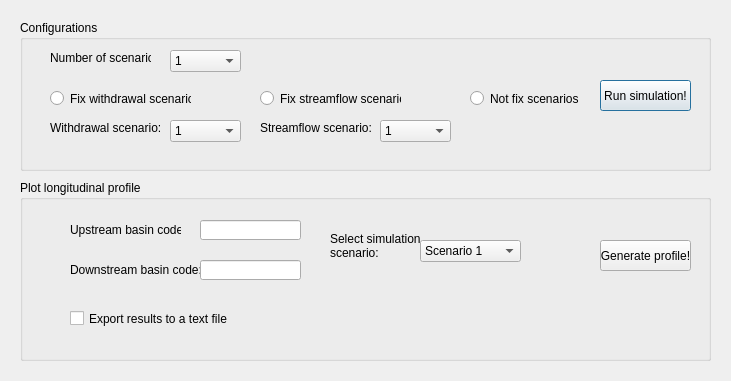
<?xml version="1.0" encoding="UTF-8"?>
<ui version="4.0">
 <class>Widget2</class>
 <widget class="QDialog" name="Widget2">
  <property name="geometry">
   <rect>
    <x>0</x>
    <y>0</y>
    <width>731</width>
    <height>381</height>
   </rect>
  </property>
  <property name="windowTitle">
   <string>Water Balace Module - Run Simulation</string>
  </property>
  <widget class="QGroupBox" name="groupBox">
   <property name="geometry">
    <rect>
     <x>20</x>
     <y>20</y>
     <width>691</width>
     <height>151</height>
    </rect>
   </property>
   <property name="title">
    <string>Configurations</string>
   </property>
   <widget class="QRadioButton" name="rbt_str_scn">
    <property name="geometry">
     <rect>
      <x>240</x>
      <y>70</y>
      <width>141</width>
      <height>17</height>
     </rect>
    </property>
    <property name="text">
     <string>Fix streamflow scenarios</string>
    </property>
   </widget>
   <widget class="QComboBox" name="cbx_wit_scn">
    <property name="geometry">
     <rect>
      <x>150</x>
      <y>100</y>
      <width>71</width>
      <height>22</height>
     </rect>
    </property>
    <item>
     <property name="text">
      <string>1</string>
     </property>
    </item>
    <item>
     <property name="text">
      <string>2</string>
     </property>
    </item>
    <item>
     <property name="text">
      <string>3</string>
     </property>
    </item>
    <item>
     <property name="text">
      <string>4</string>
     </property>
    </item>
    <item>
     <property name="text">
      <string>5</string>
     </property>
    </item>
    <item>
     <property name="text">
      <string>6</string>
     </property>
    </item>
    <item>
     <property name="text">
      <string>7</string>
     </property>
    </item>
    <item>
     <property name="text">
      <string>8</string>
     </property>
    </item>
    <item>
     <property name="text">
      <string>9</string>
     </property>
    </item>
    <item>
     <property name="text">
      <string>10</string>
     </property>
    </item>
    <item>
     <property name="text">
      <string>11</string>
     </property>
    </item>
    <item>
     <property name="text">
      <string>12</string>
     </property>
    </item>
   </widget>
   <widget class="QLabel" name="label">
    <property name="geometry">
     <rect>
      <x>240</x>
      <y>100</y>
      <width>111</width>
      <height>16</height>
     </rect>
    </property>
    <property name="text">
     <string>Streamflow scenario:</string>
    </property>
   </widget>
   <widget class="QRadioButton" name="rbt_wit_scn">
    <property name="geometry">
     <rect>
      <x>30</x>
      <y>70</y>
      <width>141</width>
      <height>17</height>
     </rect>
    </property>
    <property name="text">
     <string>Fix withdrawal scenario</string>
    </property>
   </widget>
   <widget class="QLabel" name="label_2">
    <property name="geometry">
     <rect>
      <x>30</x>
      <y>100</y>
      <width>111</width>
      <height>16</height>
     </rect>
    </property>
    <property name="text">
     <string>Withdrawal scenario:</string>
    </property>
   </widget>
   <widget class="QComboBox" name="cbx_number_sim">
    <property name="geometry">
     <rect>
      <x>150</x>
      <y>30</y>
      <width>71</width>
      <height>22</height>
     </rect>
    </property>
    <item>
     <property name="text">
      <string>1</string>
     </property>
    </item>
    <item>
     <property name="text">
      <string>2</string>
     </property>
    </item>
    <item>
     <property name="text">
      <string>3</string>
     </property>
    </item>
    <item>
     <property name="text">
      <string>4</string>
     </property>
    </item>
    <item>
     <property name="text">
      <string>5</string>
     </property>
    </item>
    <item>
     <property name="text">
      <string>6</string>
     </property>
    </item>
    <item>
     <property name="text">
      <string>7</string>
     </property>
    </item>
    <item>
     <property name="text">
      <string>8</string>
     </property>
    </item>
    <item>
     <property name="text">
      <string>9</string>
     </property>
    </item>
    <item>
     <property name="text">
      <string>10</string>
     </property>
    </item>
    <item>
     <property name="text">
      <string>11</string>
     </property>
    </item>
    <item>
     <property name="text">
      <string>12</string>
     </property>
    </item>
   </widget>
   <widget class="QLabel" name="label_3">
    <property name="geometry">
     <rect>
      <x>30</x>
      <y>30</y>
      <width>101</width>
      <height>16</height>
     </rect>
    </property>
    <property name="text">
     <string>Number of scenarios:</string>
    </property>
   </widget>
   <widget class="QComboBox" name="cbx_str_scn">
    <property name="geometry">
     <rect>
      <x>360</x>
      <y>100</y>
      <width>71</width>
      <height>22</height>
     </rect>
    </property>
    <item>
     <property name="text">
      <string>1</string>
     </property>
    </item>
    <item>
     <property name="text">
      <string>2</string>
     </property>
    </item>
    <item>
     <property name="text">
      <string>3</string>
     </property>
    </item>
    <item>
     <property name="text">
      <string>4</string>
     </property>
    </item>
    <item>
     <property name="text">
      <string>5</string>
     </property>
    </item>
    <item>
     <property name="text">
      <string>6</string>
     </property>
    </item>
    <item>
     <property name="text">
      <string>7</string>
     </property>
    </item>
    <item>
     <property name="text">
      <string>8</string>
     </property>
    </item>
    <item>
     <property name="text">
      <string>9</string>
     </property>
    </item>
    <item>
     <property name="text">
      <string>10</string>
     </property>
    </item>
    <item>
     <property name="text">
      <string>11</string>
     </property>
    </item>
    <item>
     <property name="text">
      <string>12</string>
     </property>
    </item>
   </widget>
   <widget class="QPushButton" name="btn_bal_sim">
    <property name="geometry">
     <rect>
      <x>580</x>
      <y>60</y>
      <width>91</width>
      <height>31</height>
     </rect>
    </property>
    <property name="text">
     <string>Run simulation!</string>
    </property>
   </widget>
   <widget class="QRadioButton" name="rbt_not_fix">
    <property name="geometry">
     <rect>
      <x>450</x>
      <y>70</y>
      <width>111</width>
      <height>17</height>
     </rect>
    </property>
    <property name="text">
     <string>Not fix scenarios</string>
    </property>
   </widget>
  </widget>
  <widget class="QGroupBox" name="groupBox_2">
   <property name="geometry">
    <rect>
     <x>20</x>
     <y>180</y>
     <width>691</width>
     <height>181</height>
    </rect>
   </property>
   <property name="title">
    <string>Plot longitudinal profile </string>
   </property>
   <widget class="QLabel" name="label_4">
    <property name="geometry">
     <rect>
      <x>50</x>
      <y>40</y>
      <width>111</width>
      <height>20</height>
     </rect>
    </property>
    <property name="text">
     <string>Upstream basin code:</string>
    </property>
   </widget>
   <widget class="QLabel" name="label_6">
    <property name="geometry">
     <rect>
      <x>310</x>
      <y>50</y>
      <width>91</width>
      <height>31</height>
     </rect>
    </property>
    <property name="text">
     <string>Select simulation scenario:</string>
    </property>
    <property name="wordWrap">
     <bool>true</bool>
    </property>
   </widget>
   <widget class="QComboBox" name="cbx_par">
    <property name="geometry">
     <rect>
      <x>400</x>
      <y>60</y>
      <width>101</width>
      <height>22</height>
     </rect>
    </property>
    <item>
     <property name="text">
      <string>Scenario 1</string>
     </property>
    </item>
    <item>
     <property name="text">
      <string>Scenario 2</string>
     </property>
    </item>
    <item>
     <property name="text">
      <string>Scenario 3</string>
     </property>
    </item>
    <item>
     <property name="text">
      <string>Scenario 4</string>
     </property>
    </item>
    <item>
     <property name="text">
      <string>Scenario 5</string>
     </property>
    </item>
    <item>
     <property name="text">
      <string>Scenario 6</string>
     </property>
    </item>
    <item>
     <property name="text">
      <string>Scenario 7</string>
     </property>
    </item>
    <item>
     <property name="text">
      <string>Scenario 8</string>
     </property>
    </item>
    <item>
     <property name="text">
      <string>Scenario 9</string>
     </property>
    </item>
    <item>
     <property name="text">
      <string>Scenario 10</string>
     </property>
    </item>
    <item>
     <property name="text">
      <string>Scenario 11</string>
     </property>
    </item>
    <item>
     <property name="text">
      <string>Scenario 12</string>
     </property>
    </item>
   </widget>
   <widget class="QCheckBox" name="cbx_with_text">
    <property name="geometry">
     <rect>
      <x>50</x>
      <y>130</y>
      <width>231</width>
      <height>17</height>
     </rect>
    </property>
    <property name="text">
     <string>Export results to a text file </string>
    </property>
   </widget>
   <widget class="QLineEdit" name="lin_ups_code">
    <property name="geometry">
     <rect>
      <x>180</x>
      <y>40</y>
      <width>101</width>
      <height>20</height>
     </rect>
    </property>
   </widget>
   <widget class="QLabel" name="label_5">
    <property name="geometry">
     <rect>
      <x>50</x>
      <y>80</y>
      <width>131</width>
      <height>20</height>
     </rect>
    </property>
    <property name="text">
     <string>Downstream basin code:</string>
    </property>
   </widget>
   <widget class="QLineEdit" name="lin_down_code">
    <property name="geometry">
     <rect>
      <x>180</x>
      <y>80</y>
      <width>101</width>
      <height>20</height>
     </rect>
    </property>
   </widget>
   <widget class="QPushButton" name="btn_plot_bal">
    <property name="geometry">
     <rect>
      <x>580</x>
      <y>60</y>
      <width>91</width>
      <height>31</height>
     </rect>
    </property>
    <property name="text">
     <string>Generate profile!</string>
    </property>
   </widget>
  </widget>
 </widget>
 <resources/>
 <connections/>
</ui>
